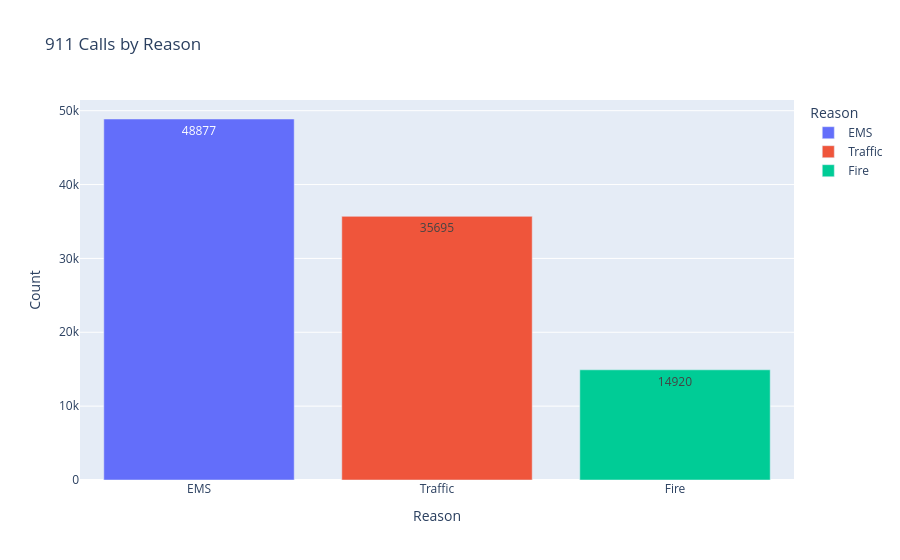

The notebook cell this image was saved under:
### Markdown cell above
# Emergency Call Distribution

## Analyzing Emergency Types

Understanding the distribution of emergency call categories provides insight into the types of incidents that place the greatest demand on emergency services.

The visualization below compares the frequency of:

- EMS calls
- Traffic incidents
- Fire-related emergencies

### Code cell
df['Reason'] = df['title'].apply(lambda title: title.split(':')[0])
import plotly.express as px

reason_counts = df['Reason'].value_counts().reset_index()
reason_counts.columns = ['Reason', 'Count']

fig = px.bar(reason_counts, x='Reason', y='Count', title='911 Calls by Reason', text='Count', color='Reason')

fig.show()

### Figure 1 — Plotly figure (JSON) as saved in the notebook; plotly's stock layout.template omitted (floating-point values rounded to 4 significant figures)
{"data": [{"hovertemplate": "Reason=%{x}<br>Count=%{text}<extra></extra>", "legendgroup": "EMS", "marker": {"color": "#636efa", "pattern": {"shape": ""}}, "name": "EMS", "orientation": "v", "showlegend": true, "text": [48880.0], "textposition": "auto", "type": "bar", "x": ["EMS"], "xaxis": "x", "y": [48877], "yaxis": "y"}, {"hovertemplate": "Reason=%{x}<br>Count=%{text}<extra></extra>", "legendgroup": "Traffic", "marker": {"color": "#EF553B", "pattern": {"shape": ""}}, "name": "Traffic", "orientation": "v", "showlegend": true, "text": [35700.0], "textposition": "auto", "type": "bar", "x": ["Traffic"], "xaxis": "x", "y": [35695], "yaxis": "y"}, {"hovertemplate": "Reason=%{x}<br>Count=%{text}<extra></extra>", "legendgroup": "Fire", "marker": {"color": "#00cc96", "pattern": {"shape": ""}}, "name": "Fire", "orientation": "v", "showlegend": true, "text": [14920.0], "textposition": "auto", "type": "bar", "x": ["Fire"], "xaxis": "x", "y": [14920], "yaxis": "y"}], "layout": {"barmode": "relative", "legend": {"title": {"text": "Reason"}, "tracegroupgap": 0}, "title": {"text": "911 Calls by Reason"}, "xaxis": {"anchor": "y", "categoryarray": ["EMS", "Traffic", "Fire"], "categoryorder": "array", "domain": [0, 1], "title": {"text": "Reason"}}, "yaxis": {"anchor": "x", "domain": [0, 1], "title": {"text": "Count"}}}}
